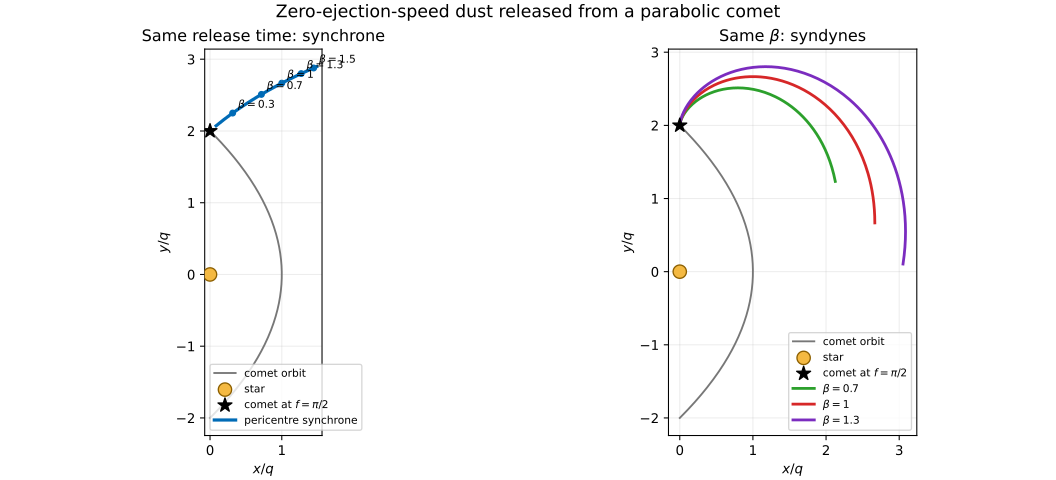

Write the Python code that produced this figure.
#!/usr/bin/env python3
"""Generate paper-316-dust-loci.svg."""

from pathlib import Path

import numpy as np
import matplotlib.pyplot as plt
from math import sqrt, tan, pi

plt.rcParams["svg.hashsalt"] = "codex-wiki"

mu=1.0
q=1.0
p=2*q

def comet_state(f):
    r=p/(1+np.cos(f))
    pos=np.array([r*np.cos(f),r*np.sin(f)],float)
    vel=np.sqrt(mu/p)*np.array([-np.sin(f),1+np.cos(f)],float)
    return pos,vel

def comet_time(f):
    D=np.tan(f/2)
    return np.sqrt(2*q**3/mu)*(D+D**3/3)

def propagate(pos,vel,beta,dt):
    if dt <= 0: return pos.copy(),vel.copy()
    y=np.r_[pos,vel].astype(float)
    n=max(300,int(1200*dt/(comet_time(pi/2)-comet_time(-pi/2))))
    h=dt/n
    def rhs(y):
        r=y[:2]; rr=np.linalg.norm(r)
        return np.r_[y[2:],-(1-beta)*mu*r/rr**3]
    for _ in range(n):
        k1=rhs(y); k2=rhs(y+h*k1/2); k3=rhs(y+h*k2/2); k4=rhs(y+h*k3)
        y += h*(k1+2*k2+2*k3+k4)/6
    return y[:2],y[2:]

tobs=comet_time(pi/2)
comet_obs,_=comet_state(pi/2)
fs=np.linspace(-pi/2,pi/2,220)
orb=np.array([comet_state(f)[0] for f in fs])
fig,axs=plt.subplots(1,2,figsize=(11,5),constrained_layout=True)
for ax in axs:
    ax.plot(orb[:,0],orb[:,1],color='#777',lw=1.4,label='comet orbit')
    ax.scatter([0],[0],s=100,color='#f4b942',edgecolor='#8c5f00',zorder=5,label='star')
    ax.scatter([comet_obs[0]],[comet_obs[1]],marker='*',s=120,color='black',zorder=6,label=r'comet at $f=\pi/2$')
    ax.set_aspect('equal'); ax.grid(alpha=.22); ax.set_xlabel('$x/q$'); ax.set_ylabel('$y/q$')

# Synchrone: release at pericentre
p0,v0=comet_state(0)
betas=np.linspace(0.08,1.55,160)
pts=np.array([propagate(p0,v0,b,tobs)[0] for b in betas])
axs[0].plot(pts[:,0],pts[:,1],color='#006bb6',lw=2.4,label='pericentre synchrone')
for b in [0.3,0.7,1.0,1.3,1.5]:
    pp=propagate(p0,v0,b,tobs)[0]
    axs[0].scatter(*pp,s=18,color='#006bb6')
    axs[0].annotate(rf'$\beta={b:g}$',pp,xytext=(4,4),textcoords='offset points',fontsize=8)
axs[0].set_title('Same release time: synchrone')

# Syndynes: fixed beta, release times vary
colors=['#2ca02c','#d62728','#7b2cbf']
for b,c in zip([0.7,1.0,1.3],colors):
    relfs=np.linspace(-pi/2,pi/2,180)
    line=[]
    for f0 in relfs:
        pp,vv=comet_state(f0)
        line.append(propagate(pp,vv,b,tobs-comet_time(f0))[0])
    line=np.array(line)
    axs[1].plot(line[:,0],line[:,1],lw=2.1,color=c,label=rf'$\beta={b:g}$')
axs[1].set_title(r'Same $\beta$: syndynes')
for ax in axs:
    ax.legend(fontsize=8,loc='best')
fig.suptitle('Zero-ejection-speed dust released from a parabolic comet',fontsize=13)
output = Path(__file__).with_suffix(".svg")
fig.savefig(output, metadata={"Date": None})
plt.close(fig)
output.write_text(
    "\n".join(line.rstrip() for line in output.read_text().splitlines()) + "\n"
)
